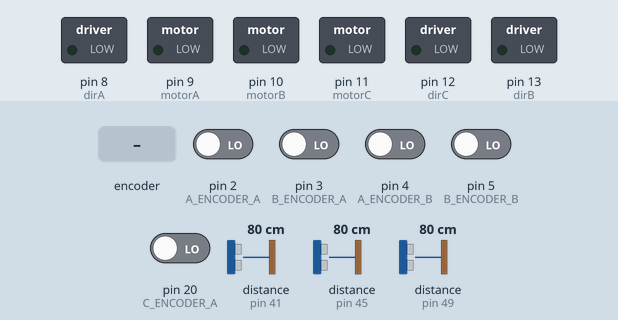
A sketch run on a simulated Arduino Mega 2560, built with avr-gcc and run on an emulated ATmega2560. On the bench: switched loads named in the sketch (green lamp = pin HIGH). Wiring (inferred from the names in the program): 3 × ultrasonic range finder: trigger pin 41, echo pin 41 / trigger pin 45, echo pin 45 / trigger pin 49, echo pin 49. The inputs (shaded band) are chosen by the test bench; at power-on: pin 2 (A_ENCODER_A), pin 3 (B_ENCODER_A), pin 4 (A_ENCODER_B), pin 5 (B_ENCODER_B), pin 20 (C_ENCODER_A) LOW, distance to the obstacle (sensors on pin 41, pin 49, pin 45) 80 cm. The echo pulse lasts 58.3 µs per cm; what the sketch prints to the serial monitor is not drawn.

Above: at 1.2 s.
1.3 s: rotary encoder on pin 2 (A_ENCODER_A) / pin 4 (A_ENCODER_B) turned 2 steps (second pin leading)
At 2.1 s:
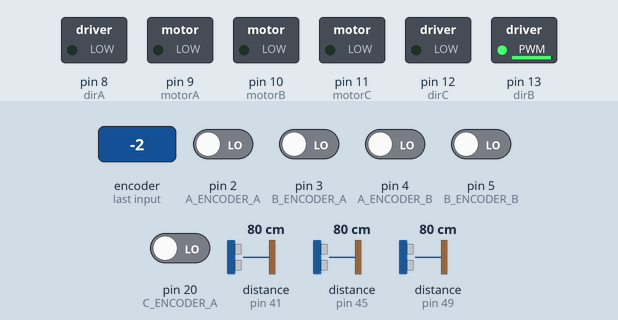
4.7 s: rotary encoder on pin 2 (A_ENCODER_A) / pin 4 (A_ENCODER_B) turned 3 steps (first pin leading)
At 4.93 s:
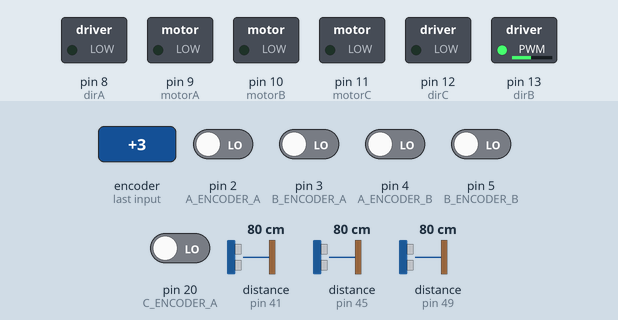
6.8 s: distance to the obstacle (sensor on pin 41) set to 60 cm
12.8 s: distance to the obstacle (sensor on pin 49) set to 250 cm
15.8 s: pin 3 (B_ENCODER_A) driven HIGH
At 16.5 s:
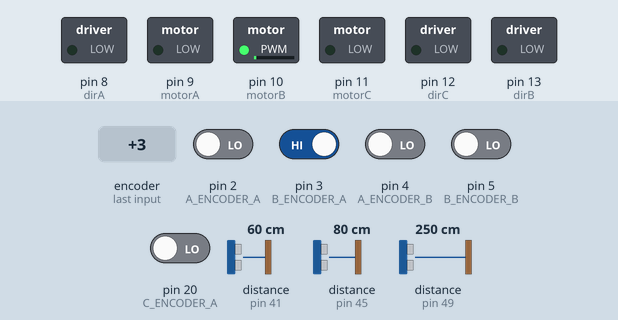
Timing chart, 0 to 18.8 s (numbered marks = the images above; inputs shaded):
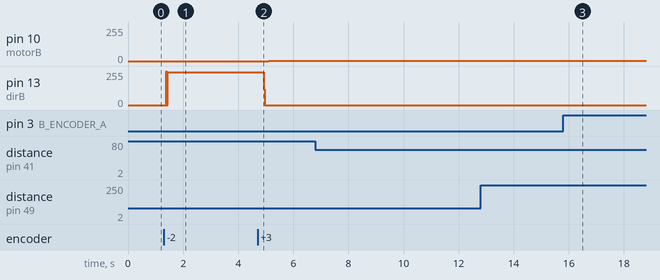

The sketch:

BT_MOTOR_MEGA_TEST_2017.ino
```cpp
#define A_ENCODER_A 2
#define A_ENCODER_B 4
#define B_ENCODER_A 3
#define B_ENCODER_B 5
#define C_ENCODER_A 20
#define C_ENCODER_B 21

//encoder declaration
volatile signed long ACount = 0;
volatile signed long BCount = 0;
volatile signed long CCount = 0;

//Ultrasonic sensor pin
const int pinsensA = 45;
const int pinsensB = 41;
const int pinsensC = 49;

// the PWM pin the motor is attached to
int motorA = 9;
int motorB = 10;
int motorC = 11;

//direction pin for motor
int dirA = 8;
int dirB = 13;
int dirC = 12;

//variable initalization
int sensorA = 0,
    sensorB = 0, //ultrasonic sensor
    sensorC = 0;

//mode selector switch for the robot
int modePin = 40;


double x=0, y=0, w=0; //desired x, y and angle velocity
int  maxspeed = 100, stop = 0; //max speed parameter in 8 bit (255)
int mode = 0; // mode choice for BT and camera control; 1 for bluetooth, 0 for camera

// the setup routine runs once when you press reset:
void setup() {
  //serial setup
  Serial.begin(115200);
  //mode switch initialization
  pinMode(modePin, INPUT);
  //encoder initialization
  pinMode(A_ENCODER_A, INPUT);
  pinMode(A_ENCODER_B, INPUT);
  pinMode(B_ENCODER_A, INPUT);
  pinMode(B_ENCODER_B, INPUT);
  pinMode(C_ENCODER_A, INPUT);
  pinMode(C_ENCODER_B, INPUT);
  //attach interrupt for encoder
  attachInterrupt(0, AEncoderEvent, CHANGE);
  attachInterrupt(1, BEncoderEvent, CHANGE);
  attachInterrupt(3, CEncoderEvent, CHANGE);

  //motor initialization
  pinMode(motorA, OUTPUT);
  pinMode(motorB, OUTPUT);
  pinMode(motorC, OUTPUT);
  pinMode(dirA, OUTPUT);
  pinMode(dirB, OUTPUT);
  pinMode(dirC, OUTPUT);

}

// the loop routine runs over and over again forever:
void loop()
{
  //digitalWrite(dirB, HIGH);
  //analogWrite(motorB, 80);
  //sensor reading
  sensorA = SensorReading(pinsensA);
  sensorB = SensorReading(pinsensB);
  sensorC = SensorReading(pinsensC);
  Serial.println();
  //encoder print
  EncoderPrint(pinsensA, ACount);
  EncoderPrint(pinsensB, BCount);
  EncoderPrint(pinsensC, CCount);
  Serial.println();

  //mode = ReadModePin(modePin);
  //if(mode == 1)
  BluetoothControl(sensorA, sensorB, sensorC);
  //else if(mode == 0)
  //CameraTracking(sensorA, sensorB, sensorC);
}
//end of main loop


//User defined function for Ultrasonic sensor
//part of ultrasonic sensor reading fucntion
long microsecondsToInches(long microseconds) {
  // According to Parallax's datasheet for the PING))), there are
  // 73.746 microseconds per inch (i.e. sound travels at 1130 feet per
  // second).  This gives the distance travelled by the ping, outbound
  // and return, so we divide by 2 to get the distance of the obstacle.
  // See: http://www.parallax.com/dl/docs/prod/acc/28015-PING-v1.3.pdf
  return microseconds / 74 / 2;
}
//part of ultrasonic sensor reading fucntion
long microsecondsToCentimeters(long microseconds) {
  // The speed of sound is 340 m/s or 29 microseconds per centimeter.
  // The ping travels out and back, so to find the distance of the
  // object we take half of the distance travelled.
  return microseconds / 29 / 2;
}

//user defined function for ultrasonic sensor reading
long SensorReading(int sensor)
{
  long duration, inches, cm;
  pinMode(sensor, OUTPUT);
  digitalWrite(sensor, LOW);
  delayMicroseconds(2);
  digitalWrite(sensor, HIGH);
  delayMicroseconds(5);
  digitalWrite(sensor, LOW);
  // The same pin is used to read the signal from the PING))): a HIGH
  // pulse whose duration is the time (in microseconds) from the sending
  // of the ping to the reception of its echo off of an object.
  pinMode(sensor, INPUT);
  duration = pulseIn(sensor, HIGH);

  // convert the time into a distance
  inches = microsecondsToInches(duration);
  cm = microsecondsToCentimeters(duration);

  if(sensor == 45)
  Serial.print("sensor A: ");
  else if(sensor == 41)
  Serial.print("sensor B: ");
  else if(sensor == 49)
  Serial.print("sensor C: ");
  Serial.print(inches);
  Serial.print("in, ");
  Serial.print(cm);
  Serial.print("cm ");
}
//end of user defined functions for ultrasonic sensor


//Intterrupt event for encoder reading
// encoder event for the interrupt call
void AEncoderEvent() {
  if (digitalRead(A_ENCODER_A) == HIGH) {
    if (digitalRead(A_ENCODER_B) == LOW) {
      ACount++;
    } else {
      ACount--;
    }
  } else {
    if (digitalRead(A_ENCODER_B) == LOW) {
      ACount--;
    } else {
      ACount++;
    }
  }
}


 void BEncoderEvent() {
  if (digitalRead(B_ENCODER_A) == HIGH) {
    if (digitalRead(B_ENCODER_B) == LOW) {
      BCount++;
    } else {
      BCount--;
    }
  } else {
    if (digitalRead(B_ENCODER_B) == LOW) {
      BCount--;
    } else {
      BCount++;
    }
  }
 }


 void CEncoderEvent() {
  if (digitalRead(C_ENCODER_A) == HIGH) {
    if (digitalRead(C_ENCODER_B) == LOW) {
      CCount++;
    } else {
      CCount--;
    }
  } else {
    if (digitalRead(C_ENCODER_B) == LOW) {
      CCount--;
    } else {
      CCount++;
    }
  }
}
//print the encoder value to serial
void EncoderPrint(int pin, int Count)
{
  if(pin == pinsensA)
  Serial.print("A Count: ");
  else if(pin == pinsensB)
  Serial.print("  B Count: ");
  else if(pin == pinsensC)
  Serial.print("  C Count: ");
  Serial.print(Count);
}
//end of encoder intterrupt events


//mode decision function
int ReadModePin(int m)
{
  int outcome;
  if(digitalRead(m) == HIGH)
  outcome = 1;
  else if(digitalRead(m) == LOW)
  outcome = 0;
  return outcome;
}


//bluetooth control user defined function
void BluetoothControl(int sA, int sB, int sC)
{
  int inByte = 0;
  if (Serial1.available()) {
    inByte = Serial1.read();
    Serial.write(inByte);
  }
  if(inByte == '1')
  {y=1;x=0;w=0;}
  else if(inByte == '3')
  {y=-1;x=0;w=0;}
  else if(inByte == '4')
  {y=0;x=-1;w=0;}
  else if(inByte == '2')
  {y=0;x=1;w=0;}
  else if(inByte == '5')
  {y=0;x=0;w=1;}
  else if(inByte == '6')
  {y=0;x=0;w=-1;}
  else if(inByte == '7')
  {y=0;x=0;w=0;}
  else if(inByte == '8')
  {y=1;x=1;w=0;}  if(inByte == '1')
  {y=1;x=0;w=0;}
  else if(inByte == '3')
  {y=-1;x=0;w=0;}
  else if(inByte == '4')
  {y=0;x=-1;w=0;}
  else if(inByte == '2')
  {y=0;x=1;w=0;}
  else if(inByte == '5')
  {y=0;x=0;w=1;}
  else if(inByte == '6')
  {y=0;x=0;w=-1;}
  else if(inByte == '7')
  {y=0;x=0;w=0;
  ACount = 0; BCount = 0; CCount=0;
  }
  else if(inByte == '8')
  {y=1;x=1;w=0;}

  MotorControl(x, y, w);


}
//end of bluetooth control

//camera tracking function
void CameraTracking(int sA, int sB, int sC)
{
  SetMotorSpeed();
  MotorControl(x, y, w);

}
//end of camera tracking function


//Motor control and speed selsction function
//motor speed function
int SetMotorSpeed(void)
{

}

//Motor control function
void MotorControl(double x, double y, double w)
{
  double error, error1, error2;
  double mA, mB, mC;

  mA = 0.58*x - 0.33*y + 0.33*w;
  mB = -0.58*x - 0.33*y + 0.33*w;
  mC = 0.67*y + 0.33*w;

if(mA >= 0)
  digitalWrite(dirA, LOW);
else if (mA < 0)
{
  mA = -mA;
  digitalWrite(dirA, HIGH);
}
mA *= maxspeed;
analogWrite(motorA, mA);
Serial.print("motor A:");
Serial.print(mA);


if(mB >= 0)
  digitalWrite(dirB, LOW);
else if (mB < 0)
{
  mB = -mB;
  digitalWrite(dirB, HIGH);
}
mB *= maxspeed;
analogWrite(motorB, mB);
error = ACount - (-BCount);

if(error<0)
{
  error = -error;
  mB += (error/0.015)/(255);
  digitalWrite(dirB, HIGH);
  analogWrite(motorB, mB);
}
if(error>=0)
{
  mB += (error/0.015)/(255);
  digitalWrite(dirB, LOW);
  analogWrite(motorB, mB);
}
Serial.print("  motor B:");
Serial.print(mB);
if(ACount > (-BCount))
{
  mB += ((ACount -(-BCount))/(2.55));
  digitalWrite(dirB, LOW);
  analogWrite(motorB, mB);}
else if(ACount < (-BCount))
{
  mB += ((ACount -(-BCount))/(2.55));
  digitalWrite(dirB, HIGH);
  analogWrite(motorB, mB);}
else if(ACount == (-BCount))
;
if(mC >= 0)
  digitalWrite(dirC, LOW);
else if (mC < 0)
{
  mC = -mC;
  digitalWrite(dirC, HIGH);
}
mC *= maxspeed;
analogWrite(motorC, mC);
Serial.print("  motor C:");
Serial.print(mC);
Serial.println();
Serial.println();

}


//end of motor control function
```

Measured:
- after the input at 1.3 s, pin 13 (dirB): 0/255 → 247/255 after 0.08 s
- after the input at 4.7 s, pin 10 (motorB): 0/255 → 1/255 after 0.41 s; pin 13 (dirB): 247/255 → 0/255 after 0.22 s
- after the input at 15.8 s, pin 10 (motorB): 1/255 → 2/255 at once
